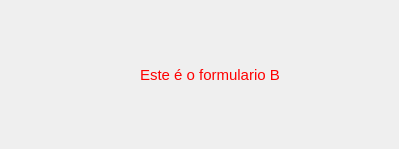
<?xml version="1.0" encoding="UTF-8"?>
<ui version="4.0">
 <class>FrmB</class>
 <widget class="QMainWindow" name="FrmB">
  <property name="geometry">
   <rect>
    <x>0</x>
    <y>0</y>
    <width>399</width>
    <height>149</height>
   </rect>
  </property>
  <property name="windowTitle">
   <string>Form B</string>
  </property>
  <widget class="QWidget" name="centralwidget">
   <widget class="QLabel" name="label_2">
    <property name="geometry">
     <rect>
      <x>140</x>
      <y>60</y>
      <width>141</width>
      <height>31</height>
     </rect>
    </property>
    <property name="text">
     <string>&lt;html&gt;&lt;head/&gt;&lt;body&gt;&lt;p&gt;&lt;span style=&quot; font-size:11pt; color:#ff0000;&quot;&gt;Este é o formulario B&lt;/span&gt;&lt;/p&gt;&lt;/body&gt;&lt;/html&gt;</string>
    </property>
   </widget>
  </widget>
 </widget>
 <resources/>
 <connections/>
</ui>
